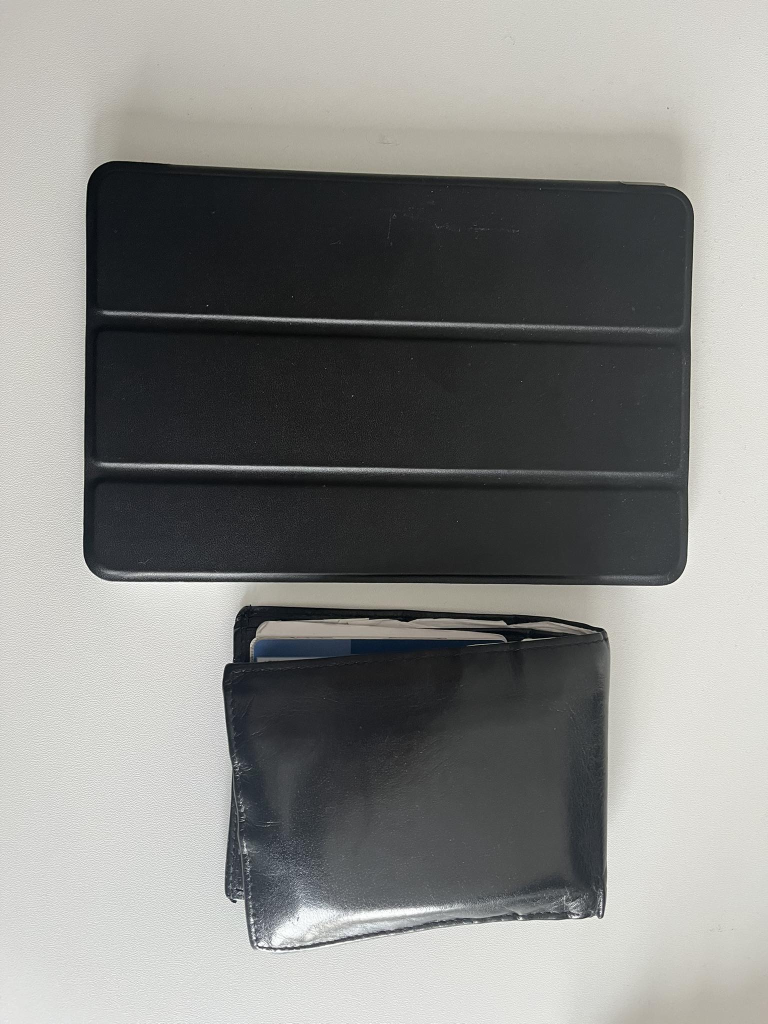
#> input picture 0002.jpg, 1536 x 2048 px (shown at 1/2 size)
$ python main.py
#> lines starting #> are read from the running program, lines starting #| are printed output that depends on the picture; after the words box and inside, x2 and y2 are one past the last pixel; in counts of white or black regions, pixels touching at a corner belong together
import cv2
import numpy as np


def draw_perpendicular_line_from_centroid(output, centroid, angle, contour):
    theta = np.deg2rad(angle)
    ray_length = 1000
    p1 = (
        int(centroid[0] + ray_length * np.cos(theta)),
        int(centroid[1] + ray_length * np.sin(theta)),
    )
    p2 = (
        int(centroid[0] - ray_length * np.cos(theta)),
        int(centroid[1] - ray_length * np.sin(theta)),
    )
    cv2.line(output, p1, p2, (255, 0, 255), 2)


def detect_and_color_objects_and_grab_points(
    image_path, resize=True, area_threshold_ratio=0.1
):
#> called with image_path = '0002.jpg', resize = True, area_threshold_ratio = 0.1
    image = cv2.imread(image_path)
#> image is the input picture: shape (2048, 1536, 3); mean B, G, R 131.6, 134.1, 133.7
    if image is None:
        print(f"Error: Unable to load image at {image_path}")
        return None

    if resize:
        resize_factor = 700 / min(image.shape[:2])
#> resize_factor = 0.456
        image = cv2.resize(
            image,
            (int(image.shape[1] * resize_factor), int(image.shape[0] * resize_factor)),
        )
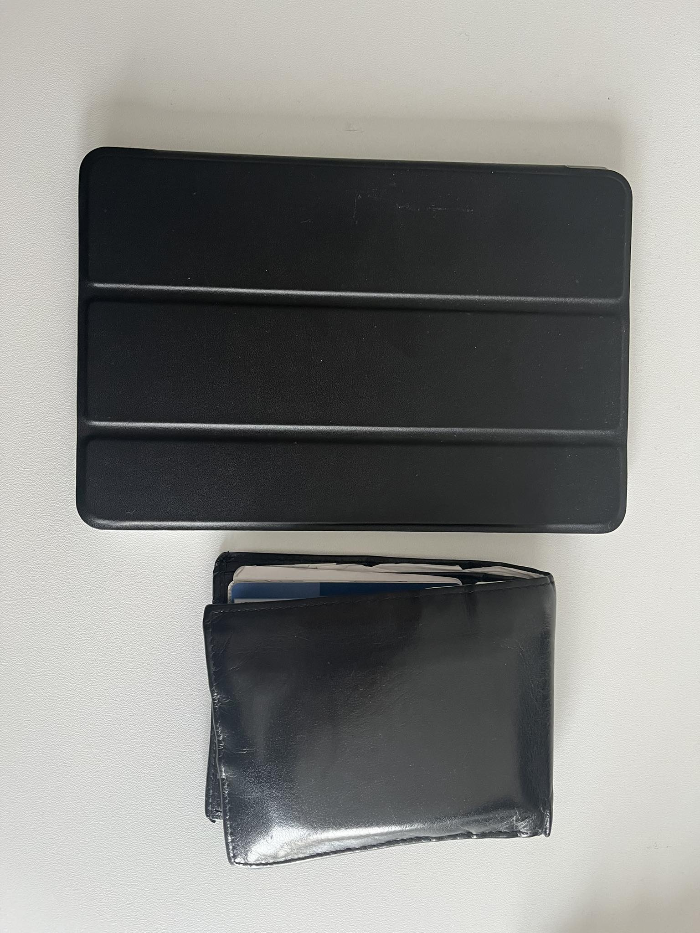
#> image: shape (933, 700, 3); mean B, G, R 131.4, 134, 133.6

    gray = cv2.cvtColor(image, cv2.COLOR_BGR2GRAY)
    edges = cv2.Canny(
        gray,
        int(max(0, (1.0 - 0.5) * np.median(gray))),
        int(min(255, (1.0 + 0.5) * np.median(gray))),
    )
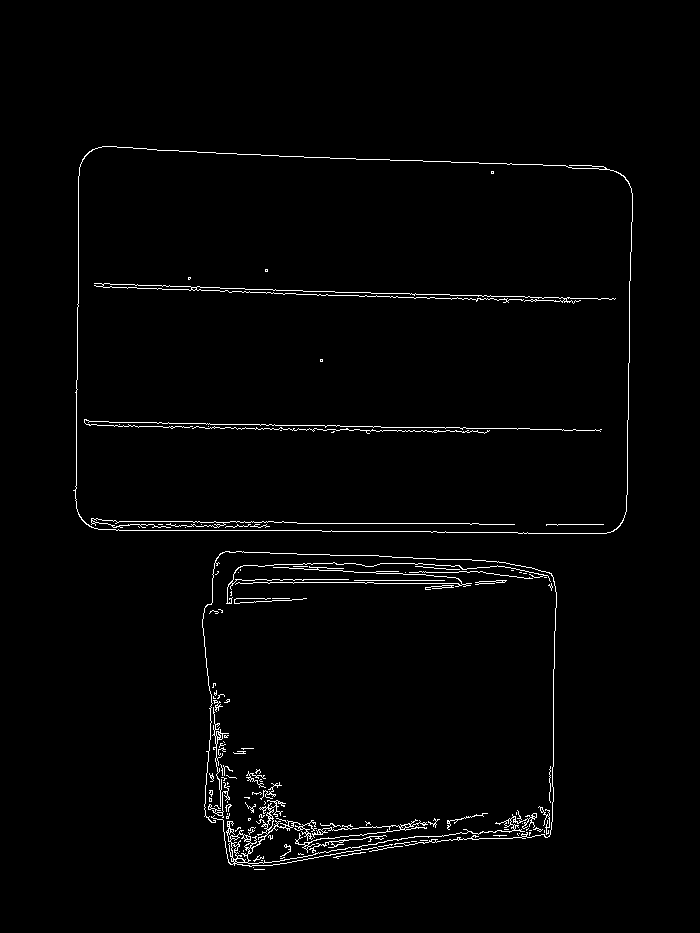
#> edges: shape (933, 700); 1.7% white in thin lines or dots, all inside (x1, y1, x2, y2) = (73, 146, 633, 870)
    combined = cv2.addWeighted(
        gray,
        0.5,
        cv2.dilate(edges, np.ones((3, 3), np.uint8), iterations=1000),
        0.2,
        0,
    )
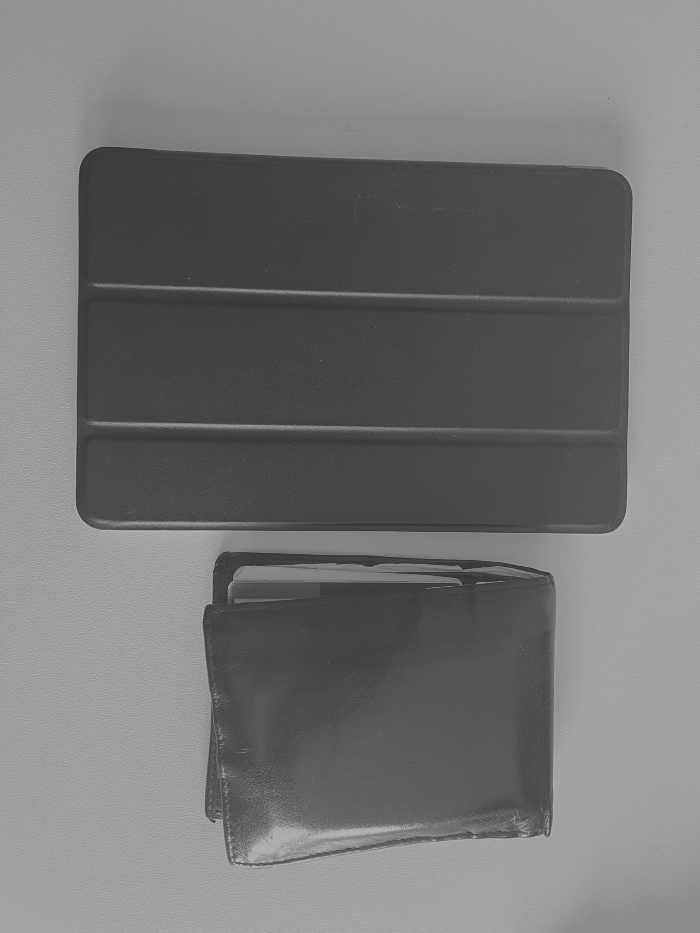
#> combined: shape (933, 700); min 51, max 178, mean 117.8
    contours, _ = cv2.findContours(
        cv2.threshold(combined, 0, 255, cv2.THRESH_BINARY_INV + cv2.THRESH_OTSU)[1],
        cv2.RETR_EXTERNAL,
        cv2.CHAIN_APPROX_SIMPLE,
    )
#> contours = 39 contours, 36 with area under 20; largest, box (x1, y1, x2, y2) and area: (76, 146, 633, 534) 204646, (203, 551, 556, 866) 93292, (232, 844, 240, 860) 28

    output = image.copy()

    for contour in [
        cnt
        for cnt in contours
        if cv2.contourArea(cnt) > area_threshold_ratio * image.shape[0] * image.shape[1]
    ]:
        cv2.drawContours(
            output, [contour], -1, np.random.randint(0, 255, 3).tolist(), 2
        )
        M = cv2.moments(contour)
        if M["m00"] != 0:
            centroid = (int(M["m10"] / M["m00"]), int(M["m01"] / M["m00"]))
            cv2.circle(output, centroid, 5, (0, 0, 255), -1)

            if len(contour) >= 5:
                ellipse = cv2.fitEllipse(contour)
                draw_perpendicular_line_from_centroid(
                    output, centroid, ellipse[2], contour
                )
#> this loop made 2 passes
#> (centroid, ellipse, theta in draw_perpendicular_line_from_centroid, ray_length in draw_perpendicular_line_from_centroid, p1 in draw_perpendicular_line_from_centroid, p2 in draw_perpendicular_line_from_centroid) on passes 1 to 2: ((379, 693), ((378.9, 699.4), (297.8, 516.1), 87.25), 1.52, 1000, (427, 1691), (330, -305)), ((350, 343), ((351.7, 347.9), (471.9, 693.9), 91.1), 1.59, 1000, (330, 1342), (369, -656))
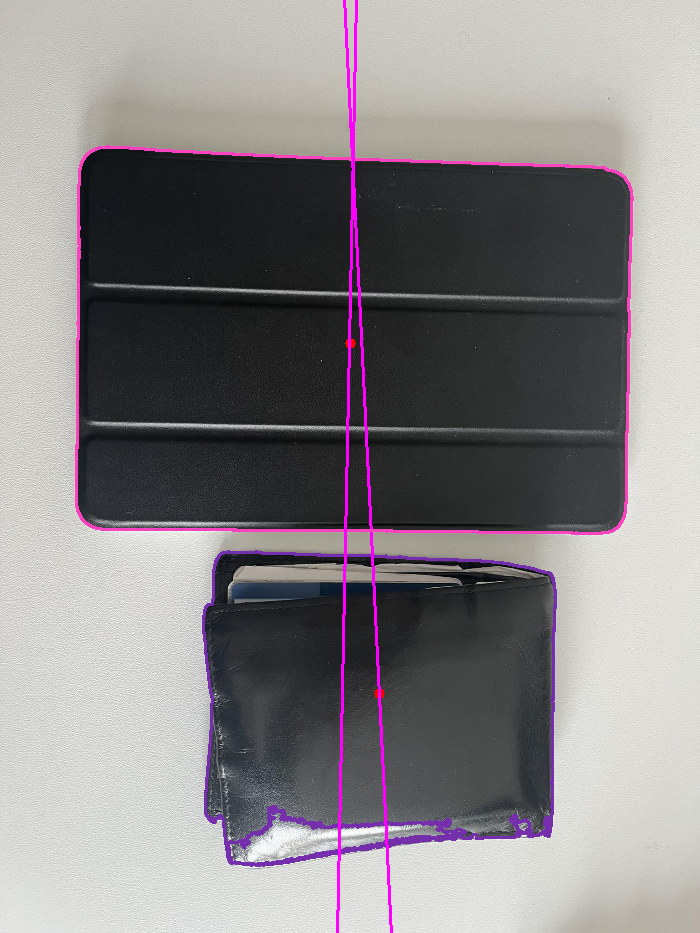
#> output: shape (933, 700, 3); 2.69% of pixels changed, all inside (x1, y1, x2, y2) = (75, 0, 634, 933)

    cv2.imwrite("objects_with_centroid_and_lines.png", output)
    cv2.imshow("Detected Objects", output)
    cv2.waitKey(0)
    cv2.destroyAllWindows()


image_path = "0002.jpg"
detect_and_color_objects_and_grab_points(image_path)

$ run again, with 0001.jpg copied over 0002.jpg
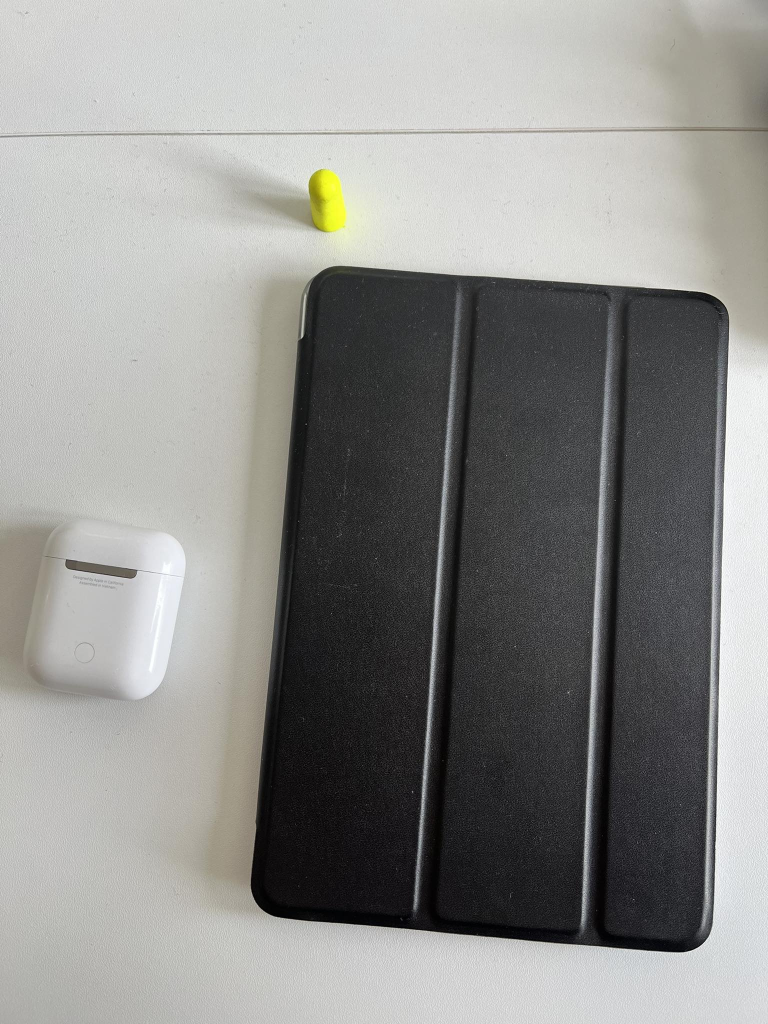
#> input picture 0001.jpg, 1536 x 2048 px (shown at 1/2 size)
#> in detect_and_color_objects_and_grab_points, image is the input picture: shape (2048, 1536, 3); mean B, G, R 140.2, 142.8, 142.9
#> image: shape (933, 700, 3)
#> in detect_and_color_objects_and_grab_points, `edges = cv2.Canny( gray, int(max(0, (1.0 - 0.5) * np.median(gray))), i..`:
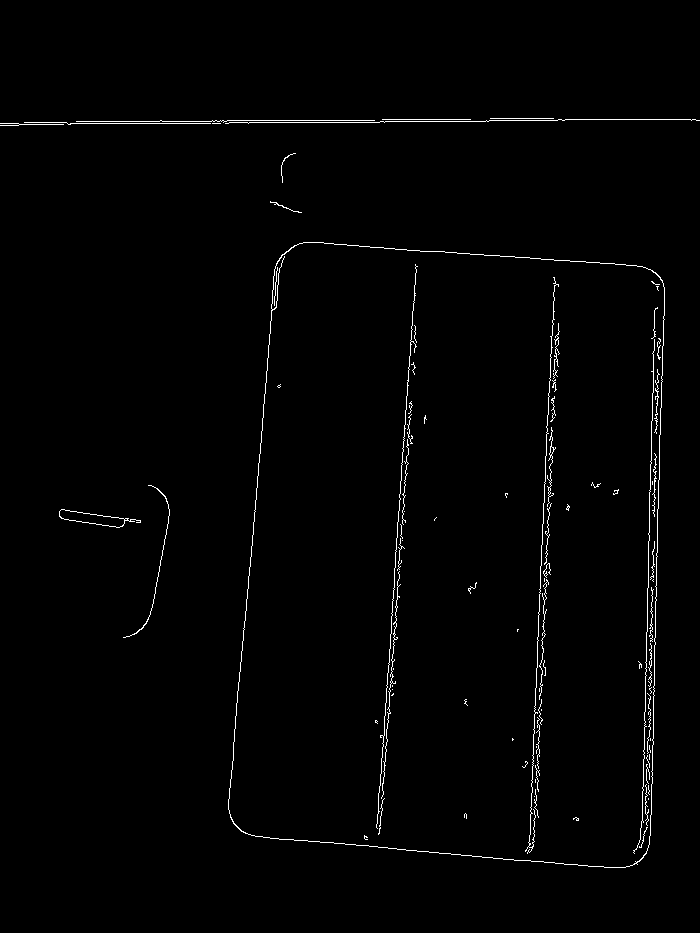
#> edges: shape (933, 700); 1.2% white in thin lines or dots, all inside (x1, y1, x2, y2) = (0, 118, 700, 868)
#> contours = 24 contours, 20 with area under 20; largest, box (x1, y1, x2, y2) and area: (228, 242, 665, 868) 238852, (60, 510, 125, 527) 486, (611, 75, 700, 130) 338, (282, 171, 291, 187) 38
#> the loop in detect_and_color_objects_and_grab_points, `for contour in [ cnt for cnt in contours if cv2.contourArea(cnt) > are..` made 1 pass
#> (centroid, ellipse, theta in draw_perpendicular_line_from_centroid, ray_length in draw_perpendicular_line_from_centroid, p1 in draw_perpendicular_line_from_centroid, p2 in draw_perpendicular_line_from_centroid) on pass 1: ((451, 556), ((450.7, 570.6), (435.5, 846.8), 1.28), 0.0223, 1000, (1450, 578), (-548, 533))
#> after the loop in detect_and_color_objects_and_grab_points, `for contour in [`:
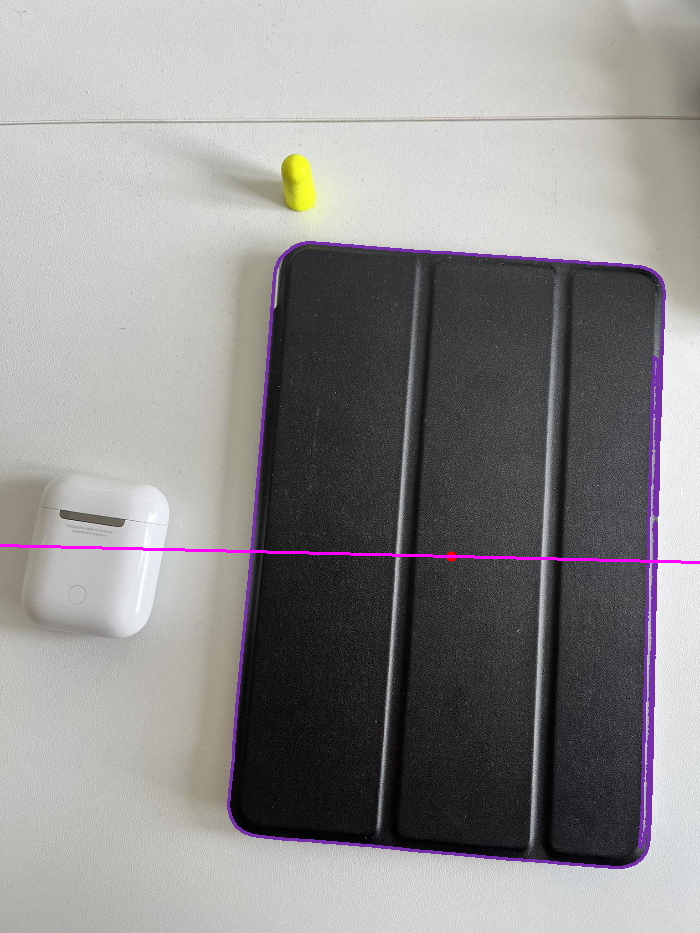
#> output: shape (933, 700, 3); mean B, G, R 141.4, 141.4, 143.3
